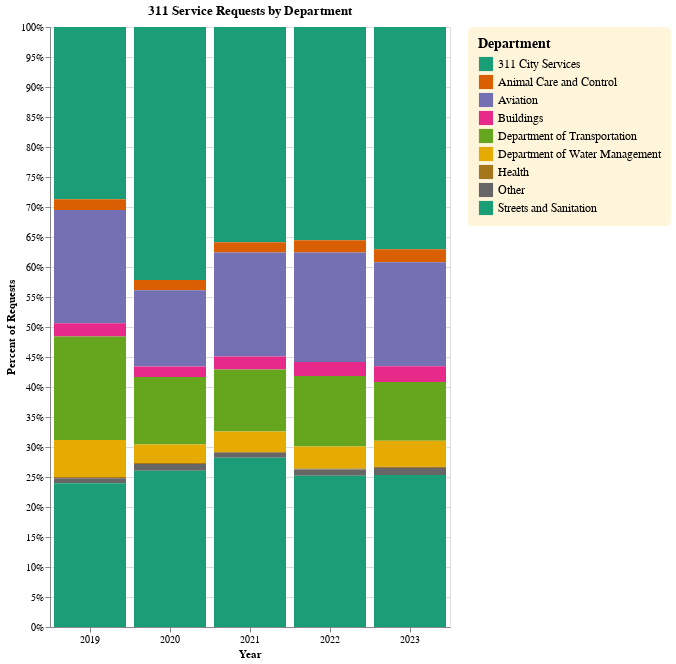

The cell this chart's notebook holds for it:
### Code cell
def stacked_bar_311(df):
    df["department2"] = np.where(df["department"].isin(["Department of Transportation",
       'Animal Care and Control', 'Streets and Sanitation', 
       'Health', 'Department of Water Management', '311 City Services', 
       'Buildings','Aviation']), df["department"], "Other")
    df = df.groupby(["year", "department2"], as_index = False)["num_requests"].sum()

    chart = alt.Chart(df, title = "311 Service Requests by Department").mark_bar().encode(
        x=alt.X("year").title("Year").axis(labelAngle = 0),
        y = alt.Y("num_requests").stack("normalize").title("Percent of Requests"),
        color = alt.Color("department2").title("Department").scale(scheme = "dark2")
    ).properties(width = 400, height = 600
    ).configure_legend(labelLimit= 0,
                        padding = 10,
                        cornerRadius = 5,
                        labelFontSize = 12,
                        symbolSize = 200,
                        titleFontSize = 14,
                        fillColor = "#FFF5DB"
    )
    return chart

stacked_bar_311(requests_311)

### Figure 1 — Vega-Lite specification as saved in the notebook (floating-point values rounded to 4 significant figures)
{"config": {"view": {"continuousWidth": 300, "continuousHeight": 300}, "legend": {"cornerRadius": 5, "fillColor": "#FFF5DB", "labelFontSize": 12, "labelLimit": 0, "padding": 10, "symbolSize": 200, "titleFontSize": 14}}, "data": {"name": "data-a1425c4a7b7dcd17a5d1789c943b7338"}, "mark": {"type": "bar"}, "encoding": {"color": {"field": "department2", "scale": {"scheme": "dark2"}, "title": "Department", "type": "nominal"}, "x": {"axis": {"labelAngle": 0}, "field": "year", "title": "Year", "type": "nominal"}, "y": {"field": "num_requests", "stack": "normalize", "title": "Percent of Requests", "type": "quantitative"}}, "height": 600, "title": "311 Service Requests by Department", "width": 400, "$schema": "https://vega.github.io/schema/vega-lite/v5.20.1.json", "datasets": {"data-a1425c4a7b7dcd17a5d1789c943b7338": [{"year": "2019", "department2": "311 City Services", "num_requests": 506595}, {"year": "2019", "department2": "Animal Care and Control", "num_requests": 31551}, {"year": "2019", "department2": "Aviation", "num_requests": 333040}, {"year": "2019", "department2": "Buildings", "num_requests": 38289}, {"year": "2019", "department2": "Department of Transportation", "num_requests": 304421}, {"year": "2019", "department2": "Department of Water Management", "num_requests": 108661}, {"year": "2019", "department2": "Health", "num_requests": 4182}, {"year": "2019", "department2": "Other", "num_requests": 14239}, {"year": "2019", "department2": "Streets and Sanitation", "num_requests": 422827}, {"year": "2020", "department2": "311 City Services", "num_requests": 858475}, {"year": "2020", "department2": "Animal Care and Control", "num_requests": 34195}, {"year": "2020", "department2": "Aviation", "num_requests": 258734}, {"year": "2020", "department2": "Buildings", "num_requests": 35522}, {"year": "2020", "department2": "Department of Transportation", "num_requests": 228982}, {"year": "2020", "department2": "Department of Water Management", "num_requests": 62745}, {"year": "2020", "department2": "Health", "num_requests": 3313}, {"year": "2020", "department2": "Other", "num_requests": 23340}, {"year": "2020", "department2": "Streets and Sanitation", "num_requests": 529798}, {"year": "2021", "department2": "311 City Services", "num_requests": 656348}, {"year": "2021", "department2": "Animal Care and Control", "num_requests": 31530}, {"year": "2021", "department2": "Aviation", "num_requests": 317127}, {"year": "2021", "department2": "Buildings", "num_requests": 39529}, {"year": "2021", "department2": "Department of Transportation", "num_requests": 189220}, {"year": "2021", "department2": "Department of Water Management", "num_requests": 61826}, {"year": "2021", "department2": "Health", "num_requests": 2925}, {"year": "2021", "department2": "Other", "num_requests": 14732}, {"year": "2021", "department2": "Streets and Sanitation", "num_requests": 516270}, {"year": "2022", "department2": "311 City Services", "num_requests": 633431}, {"year": "2022", "department2": "Animal Care and Control", "num_requests": 35907}, {"year": "2022", "department2": "Aviation", "num_requests": 325772}, {"year": "2022", "department2": "Buildings", "num_requests": 41544}, {"year": "2022", "department2": "Department of Transportation", "num_requests": 209166}, {"year": "2022", "department2": "Department of Water Management", "num_requests": 65157}, {"year": "2022", "department2": "Health", "num_requests": 3231}, {"year": "2022", "department2": "Other", "num_requests": 18466}, {"year": "2022", "department2": "Streets and Sanitation", "num_requests": 448971}, {"year": "2023", "department2": "311 City Services", "num_requests": 659021}, {"year": "2023", "department2": "Animal Care and Control", "num_requests": 38519}, {"year": "2023", "department2": "Aviation", "num_requests": 308218}, {"year": "2023", "department2": "Buildings", "num_requests": 46687}, {"year": "2023", "department2": "Department of Transportation", "num_requests": 173736}, {"year": "2023", "department2": "Department of Water Management", "num_requests": 77386}, {"year": "2023", "department2": "Health", "num_requests": 3568}, {"year": "2023", "department2": "Other", "num_requests": 20980}, {"year": "2023", "department2": "Streets and Sanitation", "num_requests": 450490}]}}
